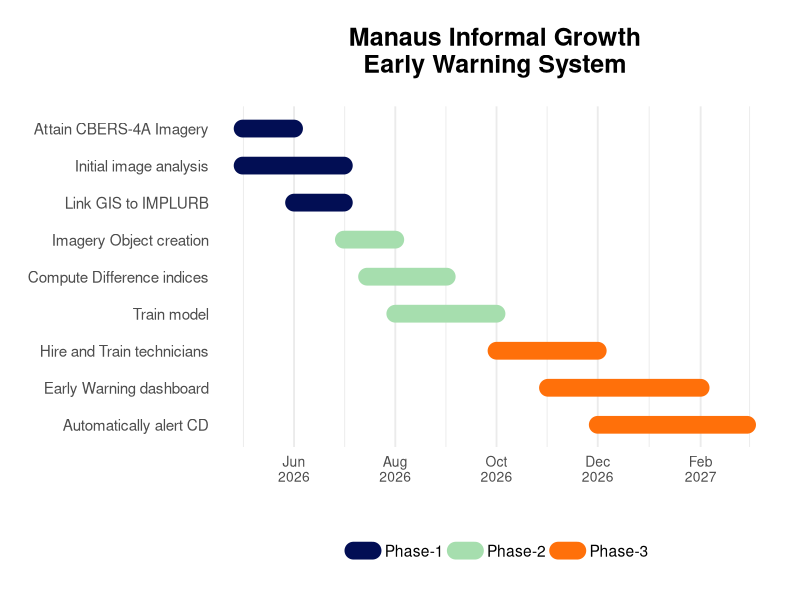

The R source for this figure: (Note: this script raises an error after producing the figure.)
## ---- chunk 1
library(tidyverse)
library(lubridate)

gantt <- tribble(
  ~phase,  ~subtask, ~start, ~end, ~goal, ~deliverable,

  # WP1 — Setup
  "Phase-1", "Attain CBERS-4A Imagery",
  ymd("2026-05-01"), ymd("2026-06-01"),
  "Organize resources.",
  "CBERS-4A data Digital Environment",
  
  "Phase-1", "Initial image analysis",
  ymd("2026-05-01"), ymd("2026-07-01"),
  "Organize resources.",
  "CBERS-4A data Digital Environment",

  "Phase-1", "Link GIS to IMPLURB",
  ymd("2026-06-01"), ymd("2026-07-01"),
  "Organize resources.",
  "CBERS-4A data Digital Environment",

  # WP2 — Construction
  "Phase-2", "Imagery Object creation",
  ymd("2026-07-01"), ymd("2026-08-1"),
  "Create and train model.",
  "Early stage informal housing identification model",

  "Phase-2", "Compute Difference indices",
  ymd("2026-07-15"), ymd("2026-09-01"),
  "Create and train the model.",
  "Early stage informal housing identification model",

  "Phase-2", "Train model",
  ymd("2026-08-01"), ymd("2026-10-01"),
  "Create and train the model.",
  "Early stage informal housing identification model",

  # WP3 — Application
  "Phase-3", "Hire and Train technicians",
  ymd("2026-10-01"), ymd("2026-12-01"),
  "Facilitate cooridination between us, IMPLURB, and Civil Defense",
  "Trained staff & interdepartmental communcication",

  "Phase-3", "Early Warning dashboard",
  ymd("2026-11-01"), ymd("2027-02-01"),
  "Facilitate cooridination between us, IMPLURB, and Civil Defense",
  "Trained staff & interdepartmental communcication",

  "Phase-3", "Automatically alert CD",
  ymd("2026-12-01"), ymd("2027-03-01"),
  "Facilitate cooridination between us, IMPLURB, and Civil Defense",
  "Trained staff & interdepartmental communcication"
)

## ---- chunk 2
#library(tidyverse)
#ibrary(lubridate)
library(ggplot2)

task_order <- c(
  "Attain CBERS-4A Imagery",
  "Initial image analysis",
  "Link GIS to IMPLURB",
  "Imagery Object creation",
  "Compute Difference indices",
  "Train model",
  "Hire and Train technicians",
  "Early Warning dashboard",
  "Automatically alert CD"
)

custom_cols <- c(
  "Phase-1" = "#020E54",
  "Phase-2" = "#A6DEAE",
  "Phase-3" = "#FF700A"
)

gantt <- gantt %>%
  mutate(
    subtask = factor(subtask, levels = rev(task_order))
  )

ggplot(gantt, aes(y = subtask, x = start, xend = end, color = phase)) +
  geom_segment(aes(yend = subtask), linewidth = 6, lineend = "round") +
  scale_color_manual(values = custom_cols) +   # clearer WP separation
  scale_x_date(
    date_breaks = "2 months",
    date_labels = "%b\n%Y"                  # stacked labels for readability
  ) +
  labs(
    title = "Manaus Informal Growth
Early Warning System",
    x = "",
    y = NULL,
    color = ""
  ) +
  theme_minimal(base_family = "sans", base_size = 14) +
  theme(
    plot.title = element_text(size = 18, face = "bold", hjust = 0.5, margin = margin(b = 20)),
    axis.text.x = element_text(angle = 0, vjust = 1, hjust = 0.5, size = 10),
    axis.text.y = element_text(size = 11),
    panel.grid.major.y = element_blank(),
    legend.position = "bottom",
    plot.margin = margin(20, 20, 20, 20)
  )

ggsave("my_plot.png", plot = p, width = 8, height = 6, dpi = 300)

## ---- chunk 3
task_order <- c(
  "Attain CBERS-4A Imagery",
  "Initial image analysis",
  "Link GIS to IMPLURB",
  "Imagery Object creation",
  "Compute Difference indices",
  "Train model",
  "Hire and Train technicians",
  "Early Warning dashboard",
  "Automatically alert CD"
)

custom_cols <- c(
  "Phase-1" = "#020E54",
  "Phase-2" = "#A6DEAE",
  "Phase-3" = "#FF700A"
)

# Ensure gantt exists and reorder factor
gantt <- gantt %>%
  mutate(
    subtask = factor(subtask, levels = rev(task_order))
  )

# Store plot in object p
p <- ggplot(gantt, aes(y = subtask, x = start, xend = end, color = phase)) +
  geom_segment(aes(yend = subtask), linewidth = 6, lineend = "round") +
  scale_color_manual(values = custom_cols) +
  scale_x_date(
    date_breaks = "2 months",
    date_labels = "%b\n%Y"
  ) +
  labs(
    title = "Manaus Informal Growth\nEarly Warning System",
    x = "",
    y = NULL,
    color = ""
  ) +
  theme_minimal(base_family = "sans", base_size = 14) +
  theme(
    plot.title = element_text(size = 18, face = "bold", hjust = 0.5, margin = margin(b = 20)),
    axis.text.x = element_text(vjust = 1, hjust = 0.5, size = 10),
    axis.text.y = element_text(size = 11),
    panel.grid.major.y = element_blank(),
    legend.position = "bottom",
    plot.margin = margin(20, 20, 20, 20)
  )

# Save the plot
ggsave("gantt.png", plot = p, width = 8, height = 6, dpi = 300)
